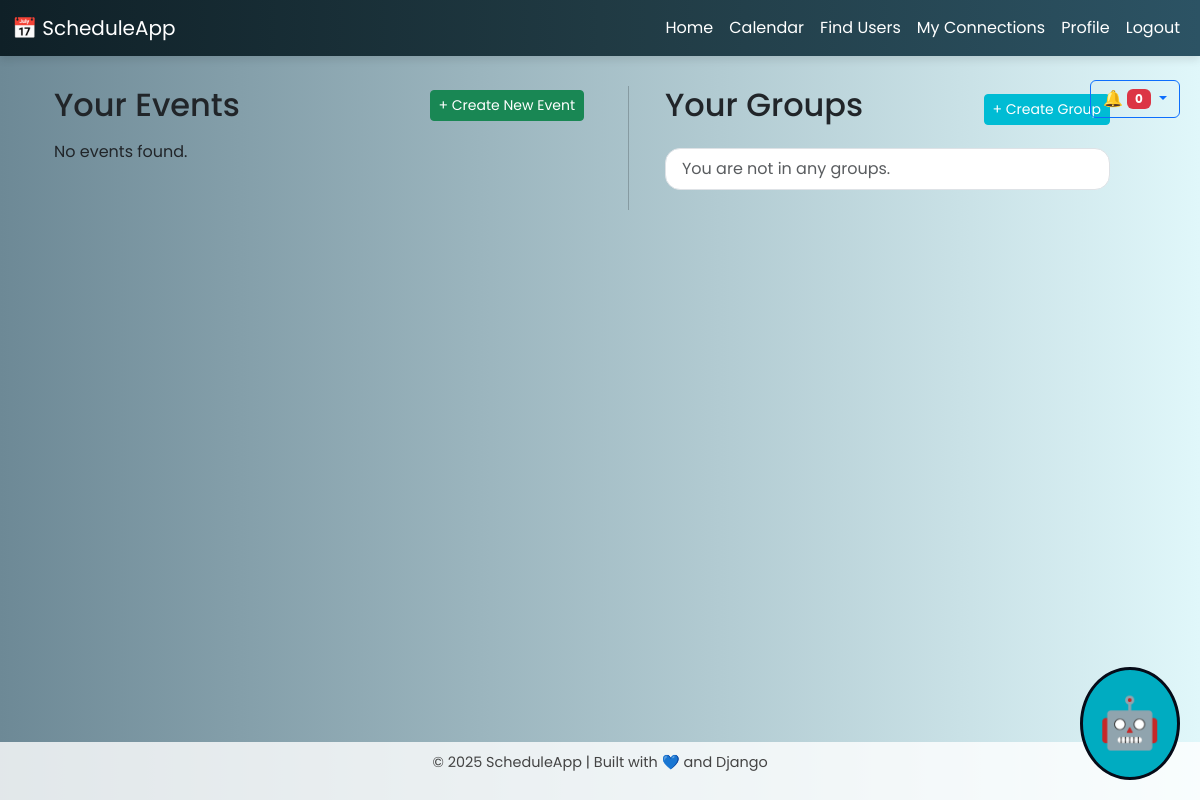
The app's page / (signed in), older data.
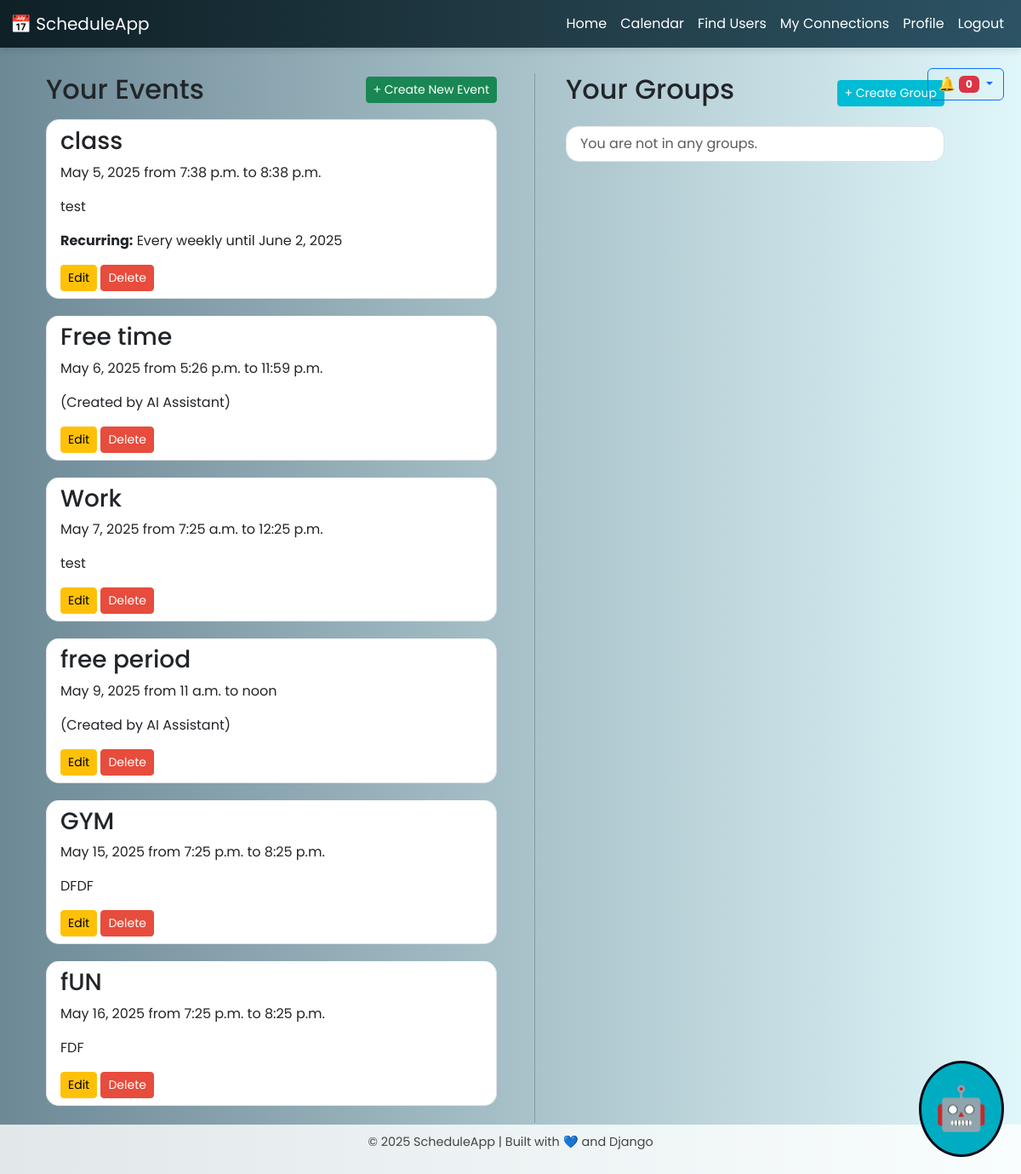
The same page, newer data.
### schedules/models.py (models this page shows, shortened)
class Event(models.Model):
    user = models.ForeignKey(User, on_delete=models.CASCADE)
    group = models.ForeignKey(Group, on_delete=models.SET_NULL, null=True, blank=True, related_name='group_events')
    title = models.CharField(max_length=200)
    description = models.TextField()
    date = models.DateField()  # Keep the DateField for the event date
    start_time = models.TimeField()  # Change to TimeField
    end_time = models.TimeField()    # Change to TimeField
    is_shared = models.BooleanField(default=False)
    is_recurring = models.BooleanField(default=False)
    recurrence_type = models.CharField(
        max_length=10,
        choices=[('daily', 'Daily'), ('weekly', 'Weekly')],
        blank=True,
        null=True
    )
    recurrence_end_date = models.DateField(blank=True, null=True)
    reminder_minutes_before = models.IntegerField(default=15)
    recurring_parent = models.ForeignKey(
        'self',
        on_delete=models.CASCADE,
        null=True,
        blank=True,
        related_name='recurrences'
    )
    CATEGORY_CHOICES = [
        ('personal', 'Personal'),
        ('work', 'Work'),
        ('school', 'School'),
        ("fun", "Fun"),
        ("gym", "Gym"),
        ('other', 'Other'),
    ]
    category = models.CharField(max_length=20, choices=CATEGORY_CHOICES, default='personal')

### schedules/views.py (the view, shortened to what this page needs)
# urls.py: path('', views.home, name='home'),
@login_required
def home(request):
    events = Event.objects.filter(
        user=request.user,
        group__isnull=True,
        recurring_parent__isnull=True  # Only original/parent events
    ).order_by('date', 'start_time')
    memberships = GroupMembership.objects.filter(user=request.user).select_related('group')
    groups = [mem.group for mem in memberships]
    all_other_users = User.objects.exclude(id=request.user.id)
    group_contexts = []
    pending_group_invitations = GroupInvitation.objects.filter(
        invited_user=request.user,
        status="pending"
    ).select_related('group', 'invited_by')
    return render(request, 'schedules/home.html', {
        "events": events,
        "groups": group_contexts,
        "pending_group_invitations": pending_group_invitations,
    })

### scheduling_app/templates/schedules/home.html (shortened to what this page needs)
{% extends "schedules/base.html" %}
{% block content %}
<div class="container">
  <div class="row">
    <div class="col-md-6 pe-md-3">
      <div class="d-flex justify-content-between align-items-center mb-3">
        <h2 class="mb-0">Your Events</h2>
        <a href="{% url 'event_create' %}" class="btn btn-success btn-sm">+ Create New Event</a>
      </div>
      <ul class="list-group">
        {% for event in events %}
          <li class="list-group-item card-body">
            <div class="event">
              <h3>{{ event.title }}</h3>
              <p>{{ event.date }} from {{ event.start_time }} to {{ event.end_time }}</p>
              <p>{{ event.description }}</p>
              {% if event.is_recurring %}
                <p><strong>Recurring:</strong> Every {{ event.recurrence_type }} until {{ event.recurrence_end_date }}</p>
              {% endif %}
            </div>
            <a href="{% url 'event_edit' event.id %}" class="btn btn-warning btn-sm">Edit</a>
            <a href="{% url 'event_delete' event_id=event.pk %}" class="btn btn-danger btn-sm" onclick="return confirm('Are you sure you want to delete this event?')">Delete</a>
          </li>
        {% empty %}
          <p>No events found.</p>
        {% endfor %}
      </ul>
    </div>
    <div class="d-none d-md-block col-md-auto">
    </div>
    <div class="col-md-5 ps-md-2 mt-5 mt-md-0">
      <div class="d-flex justify-content-between align-items-center mb-3">
        <h2>Your Groups</h2>
        <button class="btn btn-primary btn-sm" data-bs-toggle="modal" data-bs-target="#createGroupModal">+ Create Group</button>
      </div>
    <ul class="list-group">
        {% for group in groups %}
            <li class="list-group-item card">
                <div class="card-body">
                    <div class="d-flex justify-content-between align-items-center">
                        <div>
                            <h4>{{ group.name }}</h4>
                            <p>{{ group.description }}</p>
                            <div class="mb-2">
                                <h6 class="mb-1">Members:</h6>
                                <div class="d-flex flex-wrap">
                                    {% for membership in group.memberships.all %}
                                        <span class="badge bg-secondary me-1 mb-1">
                                            {{ membership.user.username }}
                                            {% if membership.is_admin %}
                                                <small>(Admin)</small>
                                            {% endif %}
                                        </span>
                                    {% endfor %}
                                </div>
                            </div>
                            {% if group.creator.username == user.username %}
                                <span class="badge bg-success">You're the creator</span>
                            {% endif %}
                            <form method="POST" action="{% url 'leave_group' group.id %}" style="display:right;"
                                  onsubmit="return confirm('Are you sure you want to leave this group?')">
                                {% csrf_token %}
                                <button type="submit" class="btn btn-outline-danger btn-sm mt-2">Leave Group</button>
                            </form>
                        </div>
                        <form class="d-inline" method="post" action="{% url 'group_invite' group.id %}">
                            {% csrf_token %}
                            <div class="input-group">
                                <select class="form-select" name="user_id" required>
                                    <option value="" disabled selected>Invite user...</option>
                                    {% for user_choice in group.invitable_users %}
                                        <option value="{{ user_choice.id }}">{{ user_choice.username }}</option>
                                    {% endfor %}
                                </select>
                                <button type="submit" class="btn btn-outline-primary btn-sm">Invite</button>
                            </div>
                        </form>
                    </div>
                    <div class="mt-3">
                        <h6>Group Events:</h6>
                        <ul class="list-group pt-2">
                            {% for event in group.events %}
                                <li class="list-group-item">
                                    <div>
                                        <strong>{{ event.title }}</strong>: {{ event.date }} from {{ event.start_time }} to {{ event.end_time }}
                                        <small class="text-muted ms-2">by {{ event.user.username }}</small>
                                    </div>
                                    <a href="{% url 'event_edit' event.id %}" class="btn btn-warning btn-sm">Edit</a>
                                    {% if event.user == user %}
                                        <a href="{% url 'event_delete' event_id=event.pk %}" class="btn btn-danger btn-sm" onclick="return confirm('Delete this group event?')">Delete</a>
                                    {% endif %}
                                </li>
                            {% empty %}
                                <li class="list-group-item text-muted">No group events.</li>
                            {% endfor %}
                        </ul>
                        <a href="{% url 'event_create' %}?group={{ group.id }}" class="btn btn-success btn-sm mt-2">Add Event to Group</a>
                    </div>
                </div>
            </li>
        {% empty %}
            <li class="list-group-item text-muted">You are not in any groups.</li>
        {% endfor %}
    </ul>
    </div>
  </div>
</div>
{% endblock %}

### scheduling_app/templates/schedules/base.html (shortened to what this page needs)
{% load static %}
<!DOCTYPE html>
<html lang="en">
<head>
  <link href="https://cdn.jsdelivr.net/npm/bootstrap@5.3.0/dist/css/bootstrap.min.css" rel="stylesheet">
</head>
<body>
  <nav class="navbar navbar-expand-lg navbar-dark">
    <div class="container-fluid">
      <a class="navbar-brand" href="{% url 'home' %}">📅 ScheduleApp</a>
      <div class="collapse navbar-collapse" id="navbarNav">
        <ul class="navbar-nav ms-auto">
          <li class="nav-item"><a class="nav-link" href="{% url 'home' %}">Home</a></li>
          <li class="nav-item"><a class="nav-link" href="{% url 'schedule' %}">Calendar</a></li>
          {% if user.is_authenticated %}
            <li class="nav-item"><a class="nav-link" href="{% url 'user_search' %}">Find Users</a></li>
            <li class="nav-item"><a class="nav-link" href="{% url 'my_connections' %}">My Connections</a></li>
            <li class="nav-item"><a class="nav-link" href="{% url 'profile' %}">Profile</a></li>
            <li class="nav-item">
              <form id="logout-form" method="post" action="{% url 'logout' %}">
                <button type="submit" class="nav-link">Logout</button>
              </form>
            </li>
          {% else %}
            <li class="nav-item"><a class="nav-link" href="{% url 'register' %}">Register</a></li>
            <li class="nav-item"><a class="nav-link" href="{% url 'login' %}">Login</a></li>
          {% endif %}
        </ul>
      </div>
    </div>
  </nav>
  <div class="position-fixed" style="top: 80px; right: 20px; z-index: 1060;">
    <div class="dropdown">
      <button class="btn btn-outline-primary dropdown-toggle" id="notifBell" data-bs-toggle="dropdown">
        🔔 <span class="badge bg-danger" id="notifCount">0</span>
      </button>
    </div>
  </div>
  <main class="container">
    {% block content %}{% endblock %}
  </main>
  <div id="aiChatButton" style="position: fixed; bottom: 20px; right: 20px; z-index: 1050;">
    <button class="btn btn-primary rounded-circle p-3 ai-button" title="Ask the Assistant">
      🤖
    </button>
  </div>
  <footer class="text-center">
    <p>&copy; 2025 ScheduleApp | Built with 💙 and Django</p>
  </footer>
<div class="toast-container position-fixed top-0 end-0 p-3" id="toastContainer" style="z-index: 1060;"></div>
</body>
</html>

### scheduling_app/templates/schedules/base.html (style rules this page uses)
body { font-family: 'Poppins', sans-serif; background: linear-gradient(to right, #6d8996, #e0f7fa); min-height: 100vh; padding-bottom: 60px; }
.navbar { background: linear-gradient(to right, #0f2027, #203a43, #2c5364); box-shadow: 0 4px 8px rgba(0, 0, 0, 0.1); }
.navbar-brand, .navbar-nav .nav-link { color: #fff !important; }
.container { margin-top: 30px; }
.card-body { border-radius: 15px; }
.list-group { margin-bottom: 20px; border-radius: 15px; }
.list-group-item:not(:last-child) { margin-bottom: 20px; / }
footer { background-color: #ffffffcc; padding: 10px 0; position: fixed; text-align: left; left: 0; bottom: 0; width: 100%; font-size: 0.9em; color: #444; z-index: 69; }
.btn-primary { background-color: #00bcd4; border-color: #00bcd4; }
.ai-button { background-color: #00acc1; border-color: #060b18; border-width: 3px; font-size: 50px; }
.btn-danger { background-color: #e74c3c; border-color: #e74c3c; }

Row changes from the older to the newer data that the page shows:
added Event: title "class", date "May 5, 2025", start_time "7:38 p.m.", end_time "8:38 p.m.", description "test", recurrence_type "weekly", recurrence_end_date "June 2, 2025"
added Event: title "Free time", date "May 6, 2025", start_time "5:26 p.m.", end_time "11:59 p.m.", description "(Created by AI Assistant)"
added Event: title "Work", date "May 7, 2025", start_time "7:25 a.m.", end_time "12:25 p.m.", description "test"
added Event: title "free period", date "May 9, 2025", start_time "11 a.m.", end_time "noon", description "(Created by AI Assistant)"
added Event: title "GYM", date "May 15, 2025", start_time "7:25 p.m.", end_time "8:25 p.m.", description "DFDF"
added Event: title "fUN", date "May 16, 2025", start_time "7:25 p.m.", end_time "8:25 p.m.", description "FDF"
Text that changed along with them:
text no longer shown: "No events found."
